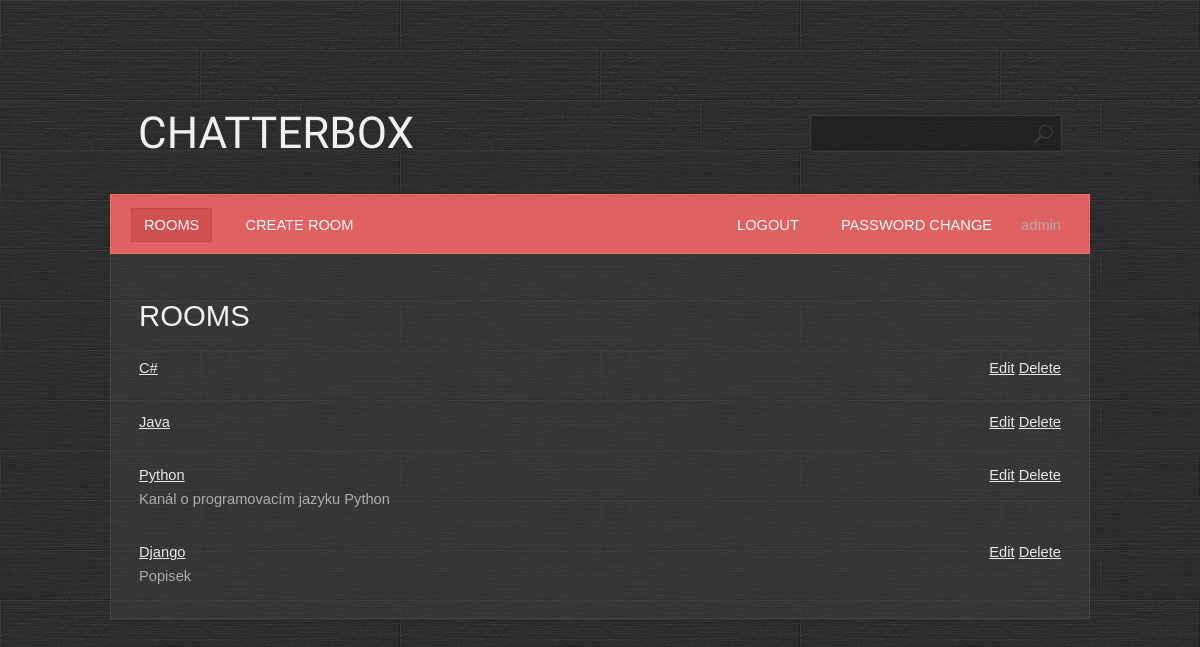
The app's page / (signed in) with its own data.
### base/models.py (models this page shows, shortened)
class Room(Model):
    name = models.CharField(max_length=200, unique=True)
    description = models.TextField(null=True, blank=True)
    participants = models.ManyToManyField(User, related_name='participants', blank=True)
    created = models.DateTimeField(auto_now_add=True)
    updated = models.DateTimeField(auto_now=True)
    class Meta:
        ordering = ['-created', 'name']

### base/views.py (the view)
# urls.py: path('', base.views.RoomsView.as_view(), name='rooms'),
class RoomsView(PermissionRequiredMixin, LoginRequiredMixin, ListView):
    template_name = 'base/rooms.html'
    model = Room
    permission_required = 'base.view_room'

### base/templates/base/rooms.html (shortened to what this page needs)
{% extends 'main.html' %}
{% block content %}
    <h1>Rooms</h1>
    {% for room in object_list %}
        <div class="box">
            <div style="float: left;">
                <a href="{% url 'room' room.id %}">{{ room.name|capfirst }}</a><br/>
                {{ room.description }}
            </div>
            <div style="float: right;">
                {% if perms.base.change_room %}
                    <a href="{% url 'room_update' room.id %}">Edit</a>
                {% endif %}
                {% if perms.base.delete_room and perms.base.delete_message and user.is_staff %}
                    <a href="{% url 'room_delete' room.id %}">Delete</a>
                {% endif %}
            </div>
        </div>
    {% endfor %}
{% endblock %}

### templates/navbar.html
<ul>
    {% if user.is_authenticated %}
        <li class="first active">
            <a href="{% url 'rooms' %}">Rooms</a>
        </li>
        {% if perms.base.add_room %}
            <li>
                <a href="{% url 'room_create' %}">Create room</a>
            </li>
        {% endif %}
        <li class="last-child">
            {{ user.username }}
        </li>
        <li class="last-child">
            <a href="{% url 'password_change' %}">Password change</a>
        </li>
        <li class="last-child">
            <a href="{% url 'logout' %}">Logout</a>
        </li>
    {% else %}
        <li class="last-child">
            <a href="{% url 'login' %}">Login</a>
        </li>
    {% endif %}
</ul><br class="clearfix"/>

### static/styles/style.css (style rules this page uses)
* { margin: 0; padding: 0; }
a { text-decoration: underline; color: #e8e8e8; }
body { font-size: 11pt; line-height: 1.6em; font-family: Arial, sans-serif; background: #9ea3a3; color: #adadad; background: url(/static/images/bg.jpg); }
h1,h2,h3,h4 { text-transform: uppercase; font-weight: normal; color: #f0f0f0; }
ul { margin-bottom: 1.25em; }
ul { list-style: none; }
.last-child { float:right; }
.box { overflow: hidden; margin: 0 0 30px 0; }
#menu a { text-decoration: none; text-transform: uppercase; color: #ffffff; padding: 8px 12px 8px 12px; border: solid 1px #e16060; }
#menu ul { list-style: none; }
#menu ul li { display: inline; padding: 0 8px 0 8px; }
#menu ul li.first { padding-left: 0; }
#menu ul li.active a { background: #D15050; border: solid 1px #C64545; }

### records on screen
Room: name "C#"
Room: name "Java"
Room: name "Python", description "Kanál o programovacím jazyku Python"
Room: name "Django", description "Popisek"

### other values on screen
{{ user.username }} "admin"
